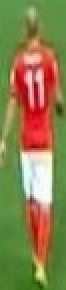
#> input picture media/players/1.jpg, 33 x 145 px, found by its file name (shown 2 times larger)
$ jupyter execute 'Determine Team.ipynb'
#> lines starting #> are read from the running program, lines starting #| are printed output that depends on the picture; after the words box and inside, x2 and y2 are one past the last pixel; in counts of white or black regions, pixels touching at a corner belong together
[cell 1]
import numpy as np
import cv2
from matplotlib import pyplot as plt
from colorthief import ColorThief

[cell 2]
def create_bar(height, width, color):
    bar = np.zeros((height, width, 3), np.uint8)
    bar[:] = color
    red, green, blue = int(color[2]), int(color[1]), int(color[0])
    return bar, (red, green, blue)


def get_centers(img):
    height, width, _ = np.shape(img)
    data = np.reshape(img, (height * width, 3))
    data = np.float32(data)
    number_clusters = 5
    criteria = (cv2.TERM_CRITERIA_EPS + cv2.TERM_CRITERIA_MAX_ITER, 10, 1.0)
    flags = cv2.KMEANS_RANDOM_CENTERS
    compactness, labels, centers = cv2.kmeans(data, number_clusters, None, criteria, 10, flags)
    return centers

[cell 3]
def display(indice, centers, img):
    font = cv2.FONT_HERSHEY_SIMPLEX
    bars = []
    rgb_values = []

    for index, row in enumerate(centers):
        bar, rgb = create_bar(200, 200, row)
        bars.append(bar)
        rgb_values.append(rgb)

    img_bar = np.hstack(bars)

    for index, row in enumerate(rgb_values):
        image = cv2.putText(img_bar, f'{index + 1}. RGB: {row}', (5 + 200 * index, 200 - 10),
                            font, 0.5, (255, 0, 0), 1, cv2.LINE_AA)
        print(f'{index + 1}. RGB{row}')
    plt.imshow(img)
    plt.show()
    plt.imshow(img_bar)
    plt.show()

[cell 4]
def show(img):
    plt.imshow(img)
    plt.show()

[cell 5]
path = "media/players/1.jpg"
path2 = "media/players/5.jpg"

[cell 6]
image = cv2.imread(path)
#> image is the input picture: shape (145, 33, 3); mean B, G, R 76.9, 127.6, 137.6
show(image)

[cell 7]
hlv = cv2.cvtColor(image, cv2.COLOR_RGB2HSV)
#> hlv: shape (145, 33, 3); mean H, S, V 86.6, 138.8, 160.9
colors, rep = np.unique(hlv, return_counts=True)
#> colors = 255 values from 0 to 255; rep = 255 values, max 398 at index 70, min 2 at index 0, mean 56.29
hist = cv2.calcHist([hlv],[0],None,[32],[0,256])
#> hist = 32 values, max 1189 at index 8, min 0 at index 17, mean 149.5

[cell 8]
image = cv2.imread('media/players/hol3.jpg')
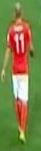
#> input picture media/players/hol3.jpg, 41 x 151 px, found by its file name
#> image is the input picture: shape (151, 41, 3); mean B, G, R 72.9, 129.2, 125.6
centers = get_centers(image)
#> in get_centers, `compactness, labels, centers = cv2.kmeans(data, number_clusters, None,..`: compactness = 5597046.7; labels = 6191 values, max 4 at index 0, min 0 at index 140, mean 2.79; centers = [[100.6, 135.3, 192], [213.6, 226, 234.8], [46.2, 120.9, 79.88], [42.04, 54.71, 187.9], [67.68, 138.2, 99.91]]
display(1, centers, image)
#> the loop in display, `for index, row in enumerate(centers):` made 5 passes
#> (row, red in create_bar, green in create_bar, blue in create_bar) on passes 1 to 5: ([100.6, 135.3, 192], 192, 135, 100), ([213.6, 226, 234.8], 234, 226, 213), ([46.2, 120.9, 79.88], 79, 120, 46), ([42.04, 54.71, 187.9], 187, 54, 42), ([67.68, 138.2, 99.91], 99, 138, 67)
#> pass 1, in display, `bar, rgb = create_bar(200, 200, row)`:
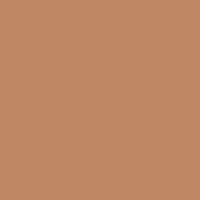
#> bar: shape (200, 200, 3); mean of channels 0, 1, 2 100, 135, 192; drawn as B, G, R
#> pass 2, in display, `bar, rgb = create_bar(200, 200, row)`:
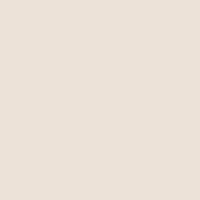
#> bar: shape (200, 200, 3); mean of channels 0, 1, 2 213, 226, 234; drawn as B, G, R
#> pass 3, in display, `bar, rgb = create_bar(200, 200, row)`:
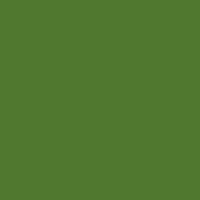
#> bar: shape (200, 200, 3); mean of channels 0, 1, 2 46, 120, 79; drawn as B, G, R
#> after the loop in display, `for index, row in enumerate(centers):`: bars = 5 items; rgb_values = [(192, 135, 100), (234, 226, 213), (79, 120, 46), (187, 54, 42), (99, 138, 67)]
#> in display, `img_bar = np.hstack(bars)`:
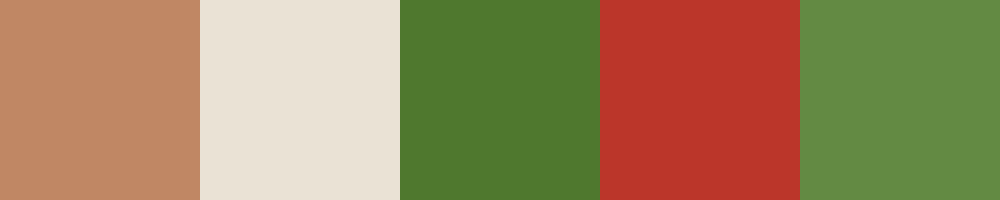
#> img_bar: shape (200, 1000, 3); mean of channels 0, 1, 2 93.6, 134.6, 158.2; drawn as B, G, R
#> the loop in display, `for index, row in enumerate(rgb_values):` made 5 passes
#| 1. RGB(192, 135, 100)
#| 2. RGB(234, 226, 213)
#| 3. RGB(79, 120, 46)
#| 4. RGB(187, 54, 42)
#| 5. RGB(99, 138, 67)
#> pass 2, in display, `image = cv2.putText(img_bar, f'{index + 1}. RGB: {row}', (5 + 200 * in..`:
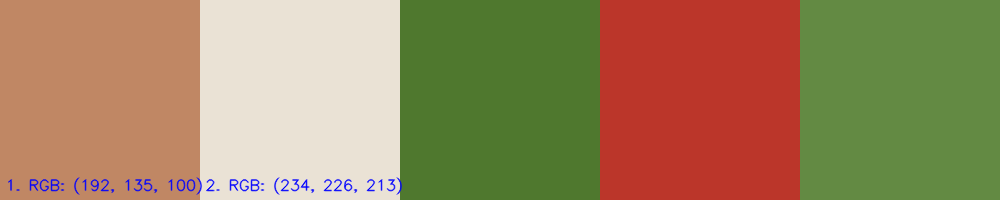
#> image: shape (200, 1000, 3); mean of channels 0, 1, 2 94.1, 133.7, 157.1; drawn as B, G, R
#> pass 3, in display, `image = cv2.putText(img_bar, f'{index + 1}. RGB: {row}', (5 + 200 * in..`:
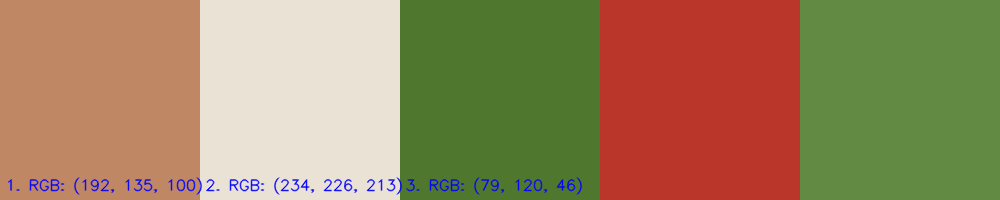
#> image: shape (200, 1000, 3); 0.52% of pixels changed, all inside (x1, y1, x2, y2) = (406, 177, 583, 195); drawn as B, G, R
#> after the loop in display, `for index, row in enumerate(rgb_values):`:
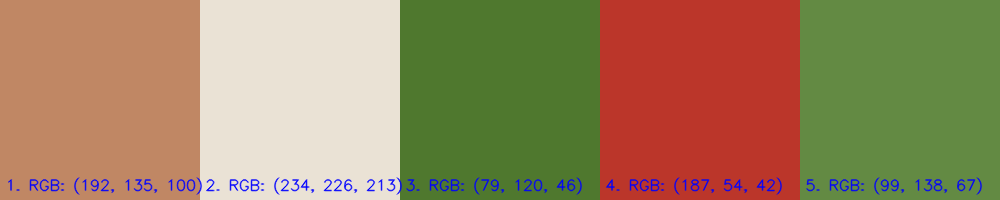
#> img_bar: shape (200, 1000, 3); 2.73% of pixels changed, all inside (x1, y1, x2, y2) = (8, 177, 983, 195); drawn as B, G, R
